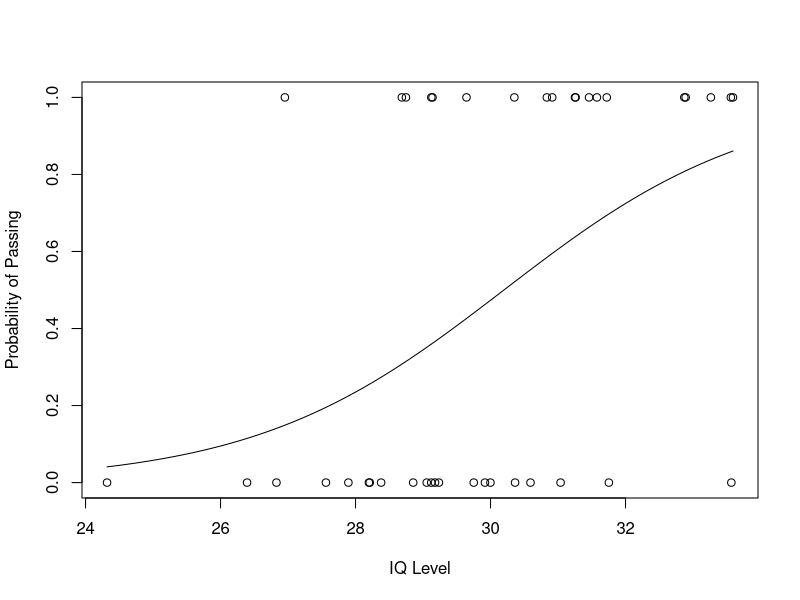

The R script that drew this image:
# Generate random IQ values with mean = 30 and sd =2
IQ <- rnorm(40, 30, 2)
# Sorting IQ level in ascending order
IQ <- sort(IQ)
# Generate vector with pass and fail values of 40 students
result <- c(0, 0, 0, 1, 0, 0, 0, 0, 0, 1,
1, 0, 0, 0, 1, 1, 0, 0, 1, 0,
0, 0, 1, 0, 0, 1, 1, 0, 1, 1,
1, 1, 1, 0, 1, 1, 1, 1, 0, 1)
# Data Frame
df <- as.data.frame(cbind(IQ, result))
# Print data frame
print(df)
# output to be present as PNG file
png(file="LogisticRegressionGFG.png")
# Plotting IQ on x-axis and result on y-axis
plot(IQ, result, xlab = "IQ Level",
ylab = "Probability of Passing")
# Create a logistic model
g = glm(result~IQ, family=binomial, df)
# Create a curve based on prediction using the regression model
curve(predict(g, data.frame(IQ=x), type="resp"), add=TRUE)
# This Draws a set of points
# Based on fit to the regression model
points(IQ, fitted(g), pch=30)
# Summary of the regression model
summary(g)
# saving the file
dev.off()